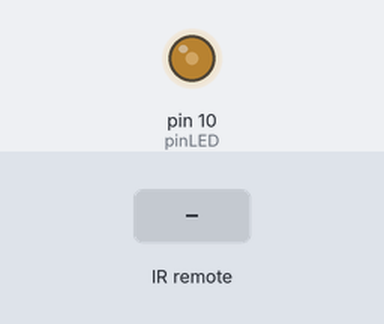
Bench run of a sketch on a simulated Arduino Uno, built with avr-gcc and run on an emulated ATmega328P. On the bench: output pins drawn as LEDs (lit = HIGH). The test bench sets the inputs (shaded band). What the sketch prints to the serial monitor is not drawn.

Above: at 1.2 s.
1.3 s: infrared code 0xFF02FD received
At 1.6 s:
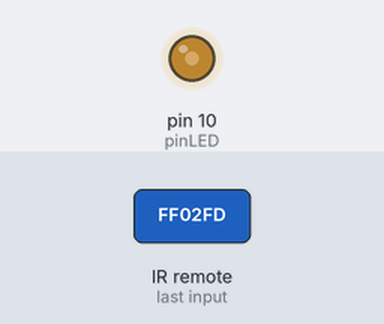
2.8 s: infrared code 0xFF9867 received
At 4.0 s:
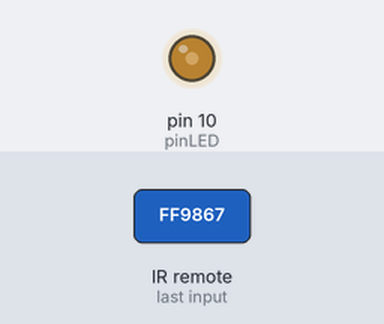
Timing chart, 0 to 5.8 s (numbered marks = the images above; inputs shaded):
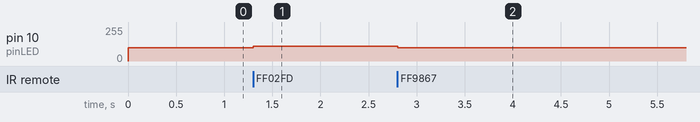

The sketch:

EX_23_02.ino
```cpp
#include <IRremote.h>

int RECV_PIN = 2;       // 적외선 수신기의 DATA 핀 연결
IRrecv irrecv(RECV_PIN);    // 적외선 수신기 객체 생성
decode_results results;       // 수신 데이터

int pinLED = 10;
int intensity = 100; // 초기 LED 밝기
int STEP = 10;

// '+', '-' 버튼 데이터
unsigned long btn_plus = 0xFF02FD, btn_minus = 0xFF9867;
unsigned long last_receive_time = 0, last_receive_value;

void setup() {
  Serial.begin(9600);
  irrecv.enableIRIn();      // 적외선 수신기 시작
  analogWrite(pinLED, intensity);
}

void loop() {
  if (irrecv.decode(&results)) {    // 수신 성공
    char buffer[9];

    unsigned long value = results.value;
    Serial.print("수신 데이터 : 0x");
    sprintf(buffer, "%08lX", value);  // 8자의 선행 영을 포함한 16진수로 변환
    Serial.print(buffer + String(" : "));

    unsigned long current_time = millis();
    if (value == 0xFFFFFFFF && current_time - last_receive_time < 115) {
      value = last_receive_value;
      last_receive_time = current_time;
    }
    else {
      last_receive_time = current_time;
      last_receive_value = value;
    }

    if (value == btn_plus) {
      intensity += STEP;
      if (intensity >= 255) {
        intensity = 255;
      }
      Serial.println(intensity + String("까지 증가"));

      analogWrite(pinLED, intensity);
    }
    else if (value == btn_minus) {
      intensity -= STEP;
      if (intensity < 0) {
        intensity = 0;
      }
      Serial.println(intensity + String("까지 감소"));

      analogWrite(pinLED, intensity);
    }
    else {
      Serial.println(intensity + String(" 유지"));
    }

    irrecv.resume();      // 다음 데이터 수신
  }

  //delay(100);
}
```

Measured:
- after the input at 1.3 s, pin 10 (pinLED): 100/255 → 110/255 at once
- after the input at 2.8 s, pin 10 (pinLED): 110/255 → 100/255 at once
